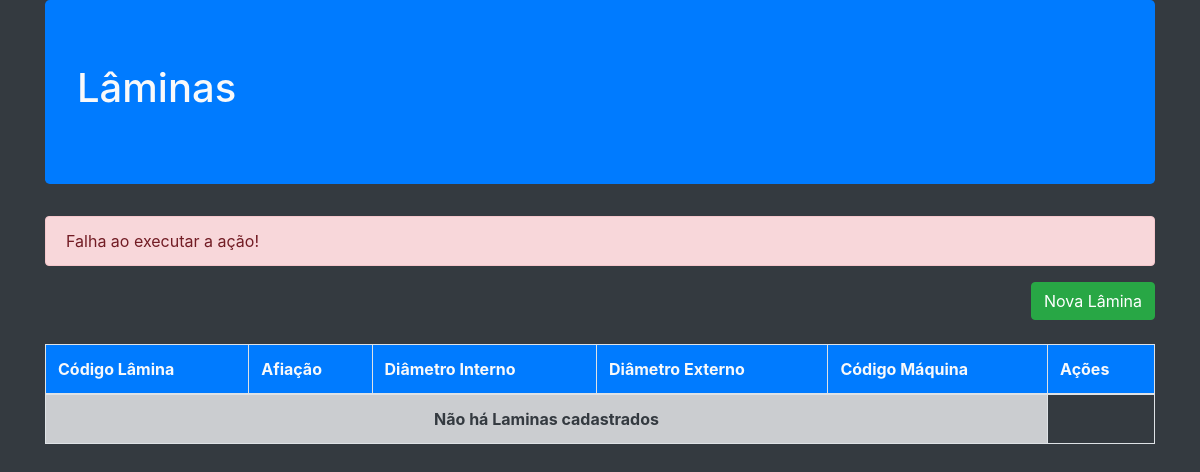
Before: /Laminas/ListaLamina.php?status=error with the older database file.
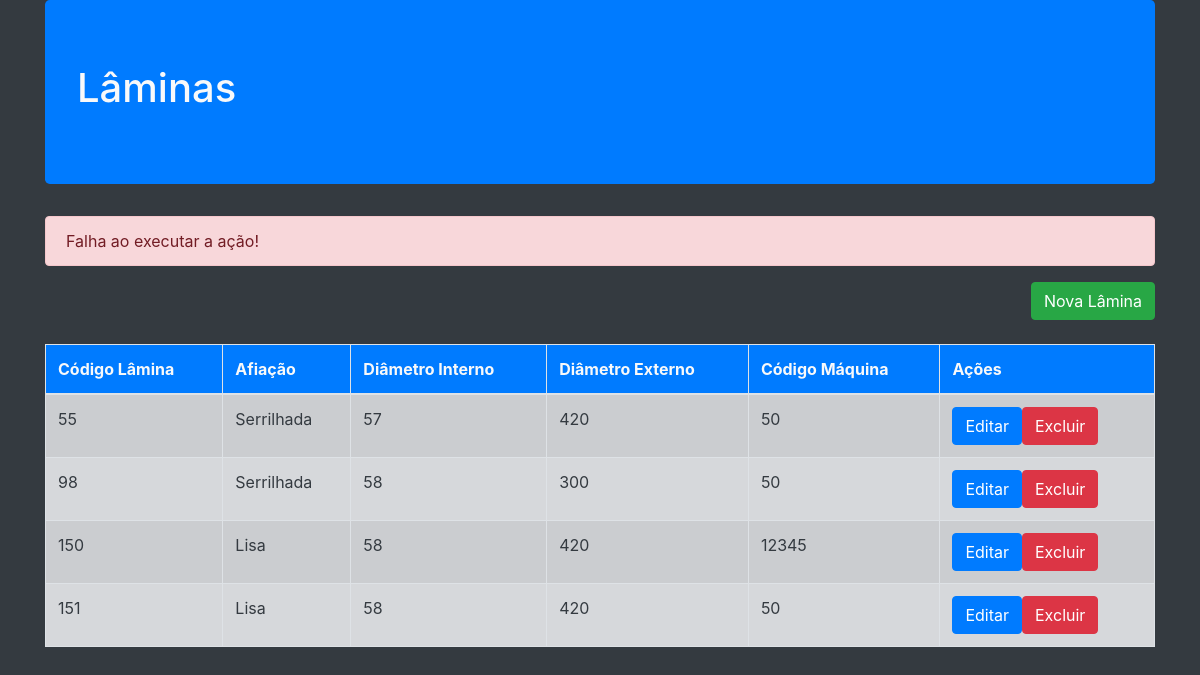
After: the same page with the newer database file.
### tables this page shows
CREATE TABLE `lamina` (
  `cod_lamina` int(11) NOT NULL,
  `afiacao` varchar(50) NOT NULL,
  `diam_externo` varchar(10) NOT NULL,
  `diam_interno` varchar(10) NOT NULL,
  `cod_maq` decimal(10,0) NOT NULL
);

### Vendedor/App/Db/Conexao.class.php (called while the page is built, shortened)
<?php
class Conexao{
private $table;
private $connection;
public function __construct($table=null)
{
    $this->table= $table;
}
private function Conexao(){
    $username='root';
    $password='';
   try{
        $this->connection= new PDO ('mysql:host=localhost;dbname=cadastro_maquinas',$username, $password);
        $this->connection->setAttribute(PDO::ATTR_ERRMODE,PDO::ERRMODE_EXCEPTION);
    }catch(PDOException $e){
        die('ERROR:'.$e->getMessage());
}
}
public function execute($query,$params=[]){
    try{
        $statement = $this->connection->prepare($query);
        $statement->execute($params);
        return $statement;
    }catch(PDOException $e){
        die('ERROR:'.$e->getMessage());
    }
}
public function select($where=null,$order=null,$limit=null,$fields='*'){
    $where= strlen($where)?'WHERE '.$where:'';
    $order= strlen($order)?'ORDER BY '.$order:'';
    $limit= strlen($limit)?'LIMIT '.$limit:'';
    $query='SELECT '.$fields.' FROM '.$this->table.' '.$where.' '.$order.' '.$limit;
    return $this->execute($query);
}
}
?>

### Vendedor/App/Entity/Lamina.class.php (called while the page is built, shortened)
<?php
require_once ('../Vendedor/App/Db/Conexao.class.php');
class Lamina{
public static function getLaminas($where=null,$order=null,$limit=null,$fields='*'){
return (new Conexao('lamina'))->select($where,$order,$limit,$fields)
                                ->fetchAll(PDO::FETCH_CLASS,self::class);
}
}
?>

### Laminas/ListaLamina.php (the view, shortened to what this page needs)
<?php
require ('../Vendedor/App/Entity/Lamina.class.php');
$laminas = Lamina:: getLaminas();
$imprime='';
foreach ($laminas as $lamina){
    $imprime.= '<tr>
    <td>'.$lamina->cod_lamina.'</td>
    <td>'.$lamina->afiacao.'</td>
    <td>'.$lamina->diam_interno.'</td>
    <td>'.$lamina->diam_externo.'</td>
    <td>'.$lamina->cod_maq.'</td>
    <td><a href="EditarLamina.php?lamina='.$lamina->cod_lamina.'" class="btn btn-primary">Editar</a ><a href="DeletarLamina.php?lamina='.$lamina->cod_lamina.'"  class="btn btn-danger">Excluir</a></td>
</tr>';
}
$msg='';
if(isset($_GET['status'])){
    switch ($_GET['status']){
        case 'error':
            $msg='<div class="alert alert-danger">Falha ao executar a ação!</div>';
            break;
    }
}
require ('./Header.php')
?>
<?=$msg?>
<a class="btn btn-success mb-4 float-right" href="./CadastraLamina.php">Nova Lâmina</a>
<table class="table  table-striped table-bordered table-hover">
    <thead class="bg-primary">
        <tr>
            <th>Código Lâmina</th>
            <th>Afiação</th>
            <th>Diâmetro Interno</th>
            <th>Diâmetro Externo</th>
            <th>Código Máquina</th>
            <th>Ações</th>
        </tr>
    </thead>
    <tbody class="table-secondary text-dark">
       <?php if ($imprime=='')
       {$imprime='<tr><td class="font-weight-bold text-center" colspan="5">Não há Laminas cadastrados</td></tr>';}
       echo $imprime;?>
    </tbody>
</table>
<?php
require ('./Footer.php')
?>

Changed rows visible on the page:
added lamina: cod_lamina "55", afiacao "Serrilhada", diam_interno "57", diam_externo "420", cod_maq "50"
added lamina: cod_lamina "98", afiacao "Serrilhada", diam_interno "58", diam_externo "300", cod_maq "50"
added lamina: cod_lamina "150", afiacao "Lisa", diam_interno "58", diam_externo "420", cod_maq "12345"
added lamina: cod_lamina "151", afiacao "Lisa", diam_interno "58", diam_externo "420", cod_maq "50"
Other visible differences:
text no longer shown: "Não há Laminas cadastrados"
